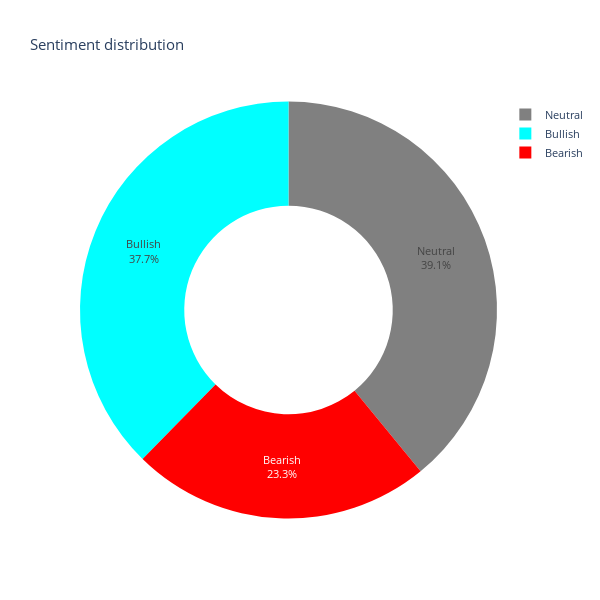

The code cell stored with this chart in its notebook:
### Markdown cell above
14. Create pie chart for sentiment distribution using plotly

### Code cell
import plotly.express as px

df_sentiment = df['sentiment_label'].value_counts().reset_index()
# rest_index() tt converts the Series into a proper DataFrame
df_sentiment.columns = ['sentiment_label', 'count']
colors = ['grey', 'cyan', 'red']

# Create the pie chart
fig = px.pie(df_sentiment, 
             values='count', 
             names='sentiment_label',
             title='Sentiment distribution',
             hole=0.5,  
             width=600, 
             height=600)

# Update layout to show percentages (they're shown by default, but you can customize)
fig.update_traces(marker_colors=colors, textposition='inside', textinfo='percent+label',hovertemplate="<b>%{label}</b><br>Count: %{value}<br>Percentage: %{percent}<extra></extra>")
fig.update_layout(font=dict(size=11))

fig.show()

### Figure 1 — Plotly figure (JSON) as saved in the notebook; plotly's stock layout.template omitted (floating-point values rounded to 4 significant figures)
{"data": [{"domain": {"x": [0, 1], "y": [0, 1]}, "hole": 0.5, "hovertemplate": "<b>%{label}</b><br>Count: %{value}<br>Percentage: %{percent}<extra></extra>", "labels": ["Neutral", "Bullish", "Bearish"], "legendgroup": "", "marker": {"colors": ["grey", "cyan", "red"]}, "name": "", "showlegend": true, "textinfo": "percent+label", "textposition": "inside", "type": "pie", "values": [331, 319, 197]}], "layout": {"font": {"size": 11}, "height": 600, "legend": {"tracegroupgap": 0}, "title": {"text": "Sentiment distribution"}, "width": 600}}
